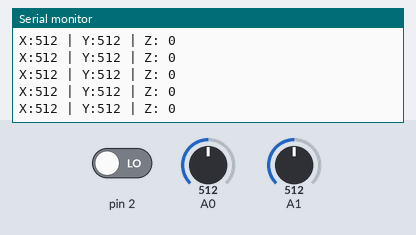
Recording of a sketch running on a simulated Arduino Uno, built with avr-gcc and run on an emulated ATmega328P. Shown: the last lines printed to the serial monitor. Inputs (shaded band) come from the test bench; at power-on: A0 = 512, pin 2 LOW, A1 = 512.

Above: at 8.7 s.
8.8 s: A0 set to 989
At 8.87 s:
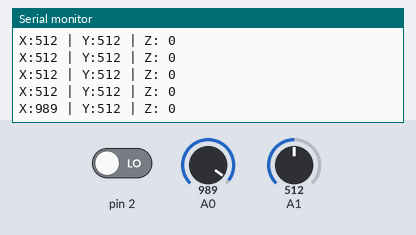
11.8 s: A0 set to 1012
At 11.89 s:
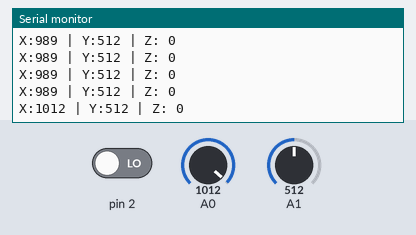
Timing chart, 0 to 14.3 s (numbered marks = the images above; inputs shaded):
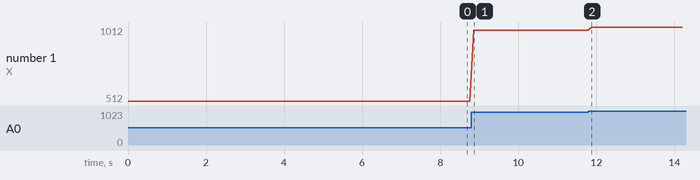

Measured:
- after the input at 8.8 s, the serial monitor: prints a new line after 0.06 s (image 1)
- after the input at 11.8 s, the serial monitor: prints a new line after 0.09 s (image 2)
- plotted number 1: 512 → 989 after the input at 8.8 s, 989 → 1012 after the input at 11.8 s

The sketch:

Joystick_testing.ino
```cpp
/*Wire Colors
Red     +5V
Black   GND
Blue    x dirn
Green   y dirn
Yellow  switch

*/


int value = 0;

void setup()
  {
  pinMode(2, INPUT);
  Serial.begin(9600);
  }

void loop() {
  value = analogRead(0);   // blue wire from joystick to A0-x dirn
  Serial.print("X:");
  //value=map(value, 0, 1024, 0, 10);
  Serial.print(value, DEC);

  value = analogRead(1);   // green wire from joystick to A1-y dirn
  Serial.print(" | Y:");
  //value=map(value, 0, 1024, 0, 10);
  Serial.print(value, DEC);

  value = digitalRead(2);  //// yellow wire from joystick to digital pin 7
  Serial.print(" | Z: ");
  Serial.println(value, DEC);
  delay(100);
}
//map(value, fromLow, fromHigh, toLow, toHigh)
```
